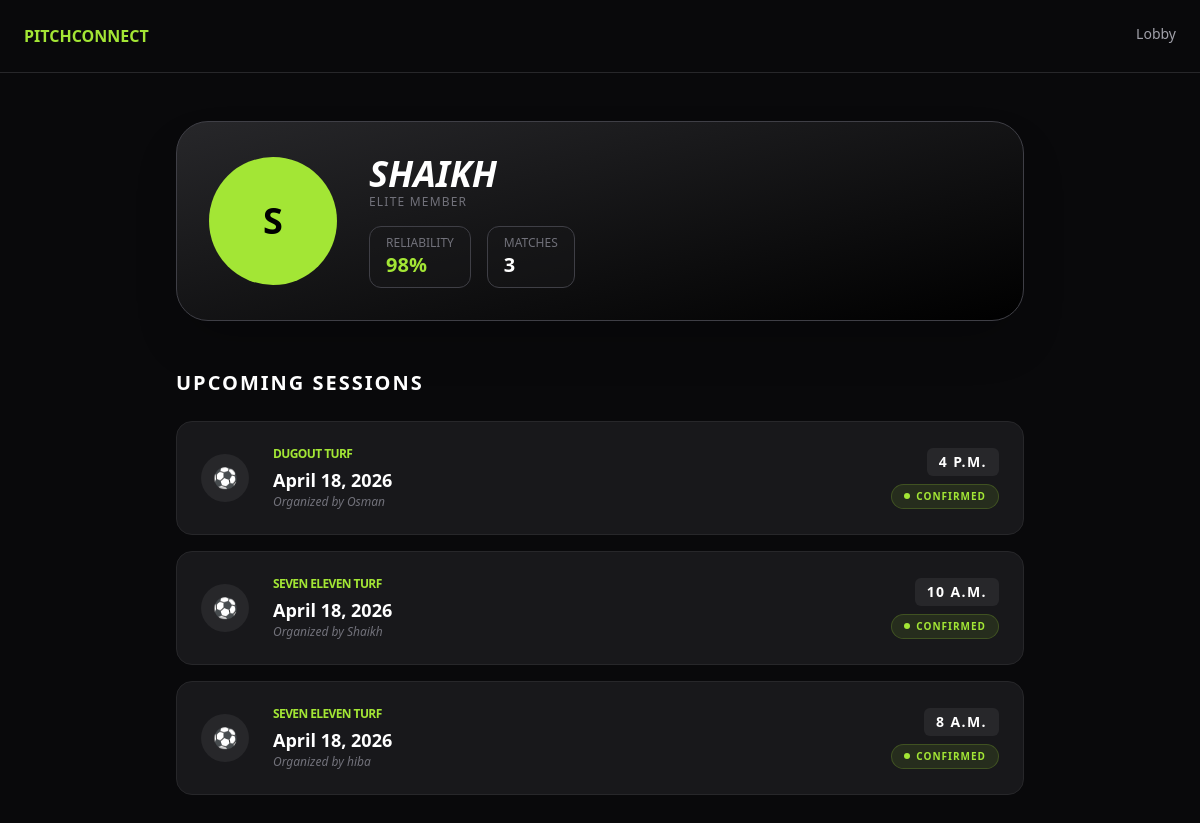
Page /profile/ (signed in) on the committed database.
### pitch_app/models.py (models this page shows, shortened)
class Match(models.Model):
    booking = models.OneToOneField(Booking, on_delete=models.CASCADE, related_name="match")
    title = models.CharField(max_length=100, default="Friendly Match")
    required_players = models.IntegerField(default=10)
    players = models.ManyToManyField(User, related_name="joined_matches", blank=True)

class Booking(models.Model):
    user = models.ForeignKey(User, on_delete=models.CASCADE, related_name="my_bookings")
    turf = models.ForeignKey(Turf, on_delete=models.CASCADE, related_name="bookings")
    date = models.DateField()
    start_time = models.TimeField()
    created_at = models.DateTimeField(auto_now_add=True)

class Turf(models.Model):
    name = models.CharField(max_length=100)
    location = models.CharField(max_length=255) # e.g., Mira Road, Dahisar
    price_per_hour = models.DecimalField(max_digits=7, decimal_places=2)
    image = models.ImageField(upload_to='turf_images/')
    description = models.TextField()

### pitch_app/views.py (the view)
# urls.py: path('profile/', views.profile, name='profile'),
@login_required
def profile(request):
    joined_matches = request.user.joined_matches.all()
    my_bookings = request.user.my_bookings.all()
    return render(request, 'pitch_app/profile.html', {
        'joined_matches': joined_matches,
        'my_bookings': my_bookings
    })

### pitch_app/templates/pitch_app/profile.html (shortened to what this page needs)
<!DOCTYPE html>
<html lang="en">
<head>
    <script src="https://cdn.tailwindcss.com"></script>
</head>
<body class="bg-zinc-950 text-white">
    <nav class="p-6 border-b border-zinc-800 flex justify-between">
        <a href="{% url 'index' %}" class="text-lime-400 font-bold">PITCHCONNECT</a>
        <a href="{% url 'match_list' %}" class="text-sm text-zinc-400 hover:text-white transition">Lobby</a>
    </nav>
    <main class="max-w-4xl mx-auto p-6 py-12">
        <div
            class="bg-gradient-to-br from-zinc-800 to-black p-8 rounded-[2rem] border border-zinc-700 shadow-2xl mb-12 flex flex-col md:flex-row items-center gap-8">
            <div
                class="w-32 h-32 bg-lime-400 rounded-full flex items-center justify-center text-black text-4xl font-black">
                {{ request.user.username|slice:":1"|upper }}
            </div>
            <div>
                <h2 class="text-4xl font-black uppercase italic italic">{{ request.user.username }}</h2>
                <p class="text-zinc-500 uppercase tracking-widest text-xs mb-4">Elite Member</p>
                <div class="flex gap-4">
                    <div class="bg-zinc-900/50 border border-zinc-700 px-4 py-2 rounded-xl">
                        <p class="text-xs text-zinc-500 uppercase">Reliability</p>
                        <p class="text-xl font-bold text-lime-400">98%</p>
                    </div>
                    <div class="bg-zinc-900/50 border border-zinc-700 px-4 py-2 rounded-xl">
                        <p class="text-xs text-zinc-500 uppercase">Matches</p>
                        <p class="text-xl font-bold">{{ joined_matches.count }}</p>
                    </div>
                </div>
            </div>
        </div>
        <h3 class="text-xl font-bold uppercase tracking-widest mb-6">Upcoming Sessions</h3>
        <div class="grid grid-cols-1 gap-4">
            {% for match in joined_matches %}
            <div
                class="bg-zinc-900 p-6 rounded-2xl border border-zinc-800 flex justify-between items-center hover:border-lime-400 transition group">
                <div class="flex items-center gap-6">
                    <div
                        class="hidden md:flex w-12 h-12 bg-zinc-800 rounded-full items-center justify-center text-xl group-hover:bg-lime-400 group-hover:text-black transition">
                        ⚽
                    </div>
                    <div>
                        <p class="text-xs text-lime-400 font-bold uppercase mb-1 tracking-tighter">
                            {{ match.booking.turf.name }}
                        </p>
                        <p class="text-lg font-bold">{{ match.booking.date }}</p>
                        <p class="text-xs text-zinc-500 italic">Organized by {{ match.booking.user.username }}</p>
                    </div>
                </div>
                <div class="text-right flex flex-col items-end gap-2">
                    <p class="text-sm font-black text-white bg-zinc-800 px-3 py-1 rounded-md uppercase tracking-widest">
                        {{ match.booking.start_time }}
                    </p>
                    <span
                        class="flex items-center gap-1.5 text-[10px] font-black uppercase tracking-widest bg-lime-400/10 text-lime-400 px-3 py-1 rounded-full border border-lime-400/20">
                        <span class="w-1.5 h-1.5 bg-lime-400 rounded-full animate-pulse"></span>
                        Confirmed
                    </span>
                </div>
            </div>
            {% empty %}
            <div class="text-center py-12 bg-zinc-900/50 rounded-3xl border border-dashed border-zinc-800">
                <p class="text-zinc-600 italic">No matches joined yet. Hit the lobby!</p>
            </div>
            {% endfor %}
        </div>
    </main>
</body>
</html>

### rows in the picture
Match: booking.turf.name "DUGOUT TURF", booking "April 18, 2026", booking.user.username "Osman", booking.start_time "4 P.M."
Match: booking.turf.name "SEVEN ELEVEN TURF", booking "April 18, 2026", booking.user.username "Shaikh", booking.start_time "10 A.M."
Match: booking.turf.name "SEVEN ELEVEN TURF", booking "April 18, 2026", booking.user.username "hiba", booking.start_time "8 A.M."

### other values in the picture
{{ request.user.username|slice:":1"|upper }} "S"
{{ request.user.username }} "SHAIKH"
{{ joined_matches.count }} "3"
